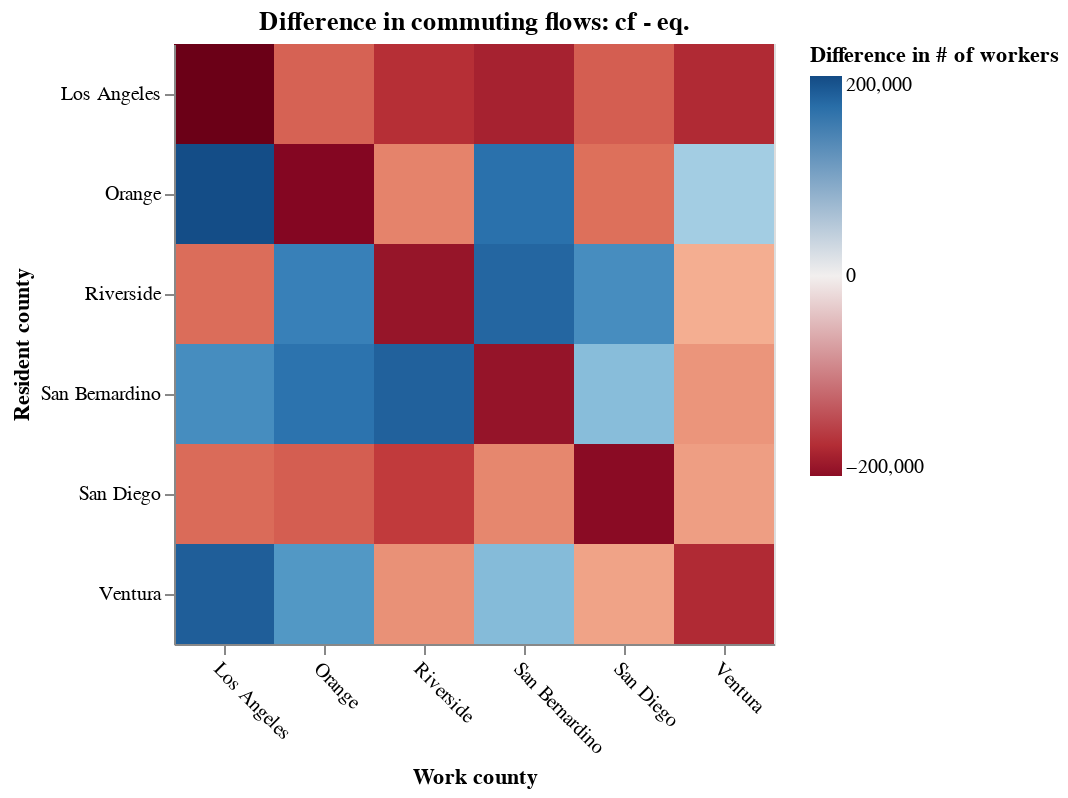

Source (notebook cell):
### Code cell
# palette = ct.palpolate(ct.nacre[:-1])[::-1]
max_val = df_compare_ij['diff_L_ij'].max() * 1.1

heatmap = (alt.Chart(df_compare_ij).mark_rect().encode(
        x=alt.X("county_i_name:N", title="Work county", axis=alt.Axis(labelAngle=45)),
        y=alt.Y("county_j_name:N", title="Resident county"),
        color=alt.Color(
            "diff_L_ij:Q",
            title="Difference in # of workers",
            scale=alt.Scale(
                scheme='redblue',type='symlog', domain=[-max_val, max_val])  # important for skewed flows
        ),
        tooltip=["county_i_name:N","county_j_name:N","diff_L_ij:Q"]
    )
    .properties(
        width=300,
        height=300,
        title="Difference in commuting flows: cf - eq."
    )
)

heatmap

### Figure 1 — Vega-Lite specification as saved in the notebook (floating-point values rounded to 4 significant figures)
{"config": {"view": {"continuousWidth": 300, "continuousHeight": 300}}, "data": {"name": "data-136c6213bed544b6a665fee7c96c2688"}, "mark": {"type": "rect"}, "encoding": {"color": {"field": "diff_L_ij", "scale": {"domain": [-356800.0, 356800.0], "scheme": "redblue", "type": "symlog"}, "title": "Difference in # of workers", "type": "quantitative"}, "tooltip": [{"field": "county_i_name", "type": "nominal"}, {"field": "county_j_name", "type": "nominal"}, {"field": "diff_L_ij", "type": "quantitative"}], "x": {"axis": {"labelAngle": 45}, "field": "county_i_name", "title": "Work county", "type": "nominal"}, "y": {"field": "county_j_name", "title": "Resident county", "type": "nominal"}}, "height": 300, "title": "Difference in commuting flows: cf - eq.", "width": 300, "$schema": "https://vega.github.io/schema/vega-lite/v5.20.1.json", "datasets": {"data-136c6213bed544b6a665fee7c96c2688": [{"county_i_name": "Los Angeles", "county_j_name": "Los Angeles", "L_ij_data": 4429523, "L_ij_cf": 2548000.0, "U_ij_eq": 0.265, "U_ij_cf": 0.245, "pi_ij_cond_eq": 0.771, "pi_ij_cond_cf": 0.771, "pi_ij_joint_eq": 0.3578, "pi_ij_joint_cf": 0.3578, "diff_U_ij": -0.02, "diff_pi_ij_joint": 0.0, "diff_pi_ij_cond": 0.0, "diff_L_ij": -1881000.0}, {"county_i_name": "Orange", "county_j_name": "Los Angeles", "L_ij_data": 180250, "L_ij_cf": 175800.0, "U_ij_eq": -2.388, "U_ij_cf": -2.388, "pi_ij_cond_eq": 0.1664, "pi_ij_cond_cf": 0.1664, "pi_ij_joint_eq": 0.02519, "pi_ij_joint_cf": 0.02519, "diff_U_ij": 0.0, "diff_pi_ij_joint": 0.0, "diff_pi_ij_cond": 0.0, "diff_L_ij": -4464.0}, {"county_i_name": "Riverside", "county_j_name": "Los Angeles", "L_ij_data": 53172, "L_ij_cf": 10550.0, "U_ij_eq": -5.388, "U_ij_cf": -5.388, "pi_ij_cond_eq": 0.01262, "pi_ij_cond_cf": 0.01262, "pi_ij_joint_eq": 0.001255, "pi_ij_joint_cf": 0.001255, "diff_U_ij": 0.0, "diff_pi_ij_joint": 0.0, "diff_pi_ij_cond": 0.0, "diff_L_ij": -42620.0}, {"county_i_name": "San Bernardino", "county_j_name": "Los Angeles", "L_ij_data": 132992, "L_ij_cf": 37540.0, "U_ij_eq": -4.05, "U_ij_cf": -4.05, "pi_ij_cond_eq": 0.05374, "pi_ij_cond_cf": 0.05374, "pi_ij_joint_eq": 0.004782, "pi_ij_joint_cf": 0.004782, "diff_U_ij": 0.0, "diff_pi_ij_joint": 0.0, "diff_pi_ij_cond": 0.0, "diff_L_ij": -95450.0}, {"county_i_name": "San Diego", "county_j_name": "Los Angeles", "L_ij_data": 6075, "L_ij_cf": 735.8, "U_ij_eq": -7.961, "U_ij_cf": -7.961, "pi_ij_cond_eq": 0.0006059, "pi_ij_cond_cf": 0.0006059, "pi_ij_joint_eq": 9.577e-05, "pi_ij_joint_cf": 9.577e-05, "diff_U_ij": 0.0, "diff_pi_ij_joint": 0.0, "diff_pi_ij_cond": 0.0, "diff_L_ij": -5339.0}, {"county_i_name": "Ventura", "county_j_name": "Los Angeles", "L_ij_data": 66180, "L_ij_cf": 7807.0, "U_ij_eq": -5.527, "U_ij_cf": -5.527, "pi_ij_cond_eq": 0.02866, "pi_ij_cond_cf": 0.02866, "pi_ij_joint_eq": 0.001092, "pi_ij_joint_cf": 0.001092, "diff_U_ij": 0.0, "diff_pi_ij_joint": 0.0, "diff_pi_ij_cond": 0.0, "diff_L_ij": -58370.0}, {"county_i_name": "Los Angeles", "county_j_name": "Orange", "L_ij_data": 196169, "L_ij_cf": 520500.0, "U_ij_eq": -1.323, "U_ij_cf": -1.343, "pi_ij_cond_eq": 0.1575, "pi_ij_cond_cf": 0.1575, "pi_ij_joint_eq": 0.07308, "pi_ij_joint_cf": 0.07308, "diff_U_ij": -0.02, "diff_pi_ij_joint": 0.0, "diff_pi_ij_cond": 0.0, "diff_L_ij": 324300.0}, {"county_i_name": "Orange", "county_j_name": "Orange", "L_ij_data": 1325458, "L_ij_cf": 787600.0, "U_ij_eq": -0.8888, "U_ij_cf": -0.8888, "pi_ij_cond_eq": 0.7453, "pi_ij_cond_cf": 0.7453, "pi_ij_joint_eq": 0.1129, "pi_ij_joint_cf": 0.1129, "diff_U_ij": 0.0, "diff_pi_ij_joint": 0.0, "diff_pi_ij_cond": 0.0, "diff_L_ij": -537900.0}, {"county_i_name": "Riverside", "county_j_name": "Orange", "L_ij_data": 75863, "L_ij_cf": 74770.0, "U_ij_eq": -3.43, "U_ij_cf": -3.43, "pi_ij_cond_eq": 0.08945, "pi_ij_cond_cf": 0.08945, "pi_ij_joint_eq": 0.008894, "pi_ij_joint_cf": 0.008894, "diff_U_ij": 0.0, "diff_pi_ij_joint": 0.0, "diff_pi_ij_cond": 0.0, "diff_L_ij": -1090.0}, {"county_i_name": "San Bernardino", "county_j_name": "Orange", "L_ij_data": 37327, "L_ij_cf": 79220.0, "U_ij_eq": -3.303, "U_ij_cf": -3.303, "pi_ij_cond_eq": 0.1134, "pi_ij_cond_cf": 0.1134, "pi_ij_joint_eq": 0.01009, "pi_ij_joint_cf": 0.01009, "diff_U_ij": 0.0, "diff_pi_ij_joint": 0.0, "diff_pi_ij_cond": 0.0, "diff_L_ij": 41900.0}, {"county_i_name": "San Diego", "county_j_name": "Orange", "L_ij_data": 12120, "L_ij_cf": 9544.0, "U_ij_eq": -5.398, "U_ij_cf": -5.398, "pi_ij_cond_eq": 0.007859, "pi_ij_cond_cf": 0.007859, "pi_ij_joint_eq": 0.001242, "pi_ij_joint_cf": 0.001242, "diff_U_ij": 0.0, "diff_pi_ij_joint": 0.0, "diff_pi_ij_cond": 0.0, "diff_L_ij": -2576.0}, {"county_i_name": "Ventura", "county_j_name": "Orange", "L_ij_data": 576, "L_ij_cf": 697.3, "U_ij_eq": -7.942, "U_ij_cf": -7.942, "pi_ij_cond_eq": 0.00256, "pi_ij_cond_cf": 0.00256, "pi_ij_joint_eq": 9.756e-05, "pi_ij_joint_cf": 9.756e-05, "diff_U_ij": 0.0, "diff_pi_ij_joint": 0.0, "diff_pi_ij_cond": 0.0, "diff_L_ij": 121.3}, {"county_i_name": "Los Angeles", "county_j_name": "Riverside", "L_ij_data": 16786, "L_ij_cf": 13870.0, "U_ij_eq": -4.948, "U_ij_cf": -4.968, "pi_ij_cond_eq": 0.004197, "pi_ij_cond_cf": 0.004197, "pi_ij_joint_eq": 0.001947, "pi_ij_joint_cf": 0.001947, "diff_U_ij": -0.02, "diff_pi_ij_joint": 0.0, "diff_pi_ij_cond": 0.0, "diff_L_ij": -2916.0}, {"county_i_name": "Orange", "county_j_name": "Riverside", "L_ij_data": 16208, "L_ij_cf": 33200.0, "U_ij_eq": -4.055, "U_ij_cf": -4.055, "pi_ij_cond_eq": 0.03141, "pi_ij_cond_cf": 0.03141, "pi_ij_joint_eq": 0.004757, "pi_ij_joint_cf": 0.004757, "diff_U_ij": 0.0, "diff_pi_ij_joint": 0.0, "diff_pi_ij_cond": 0.0, "diff_L_ij": 16990.0}, {"county_i_name": "Riverside", "county_j_name": "Riverside", "L_ij_data": 725518, "L_ij_cf": 513900.0, "U_ij_eq": -1.502, "U_ij_cf": -1.502, "pi_ij_cond_eq": 0.6147, "pi_ij_cond_cf": 0.6147, "pi_ij_joint_eq": 0.06112, "pi_ij_joint_cf": 0.06112, "diff_U_ij": 0.0, "diff_pi_ij_joint": 0.0, "diff_pi_ij_cond": 0.0, "diff_L_ij": -211700.0}, {"county_i_name": "San Bernardino", "county_j_name": "Riverside", "L_ij_data": 78508, "L_ij_cf": 153900.0, "U_ij_eq": -2.639, "U_ij_cf": -2.639, "pi_ij_cond_eq": 0.2203, "pi_ij_cond_cf": 0.2203, "pi_ij_joint_eq": 0.0196, "pi_ij_joint_cf": 0.0196, "diff_U_ij": 0.0, "diff_pi_ij_joint": 0.0, "diff_pi_ij_cond": 0.0, "diff_L_ij": 75380.0}, {"county_i_name": "San Diego", "county_j_name": "Riverside", "L_ij_data": 6989, "L_ij_cf": 14470.0, "U_ij_eq": -4.982, "U_ij_cf": -4.982, "pi_ij_cond_eq": 0.01191, "pi_ij_cond_cf": 0.01191, "pi_ij_joint_eq": 0.001883, "pi_ij_joint_cf": 0.001883, "diff_U_ij": 0.0, "diff_pi_ij_joint": 0.0, "diff_pi_ij_cond": 0.0, "diff_L_ij": 7478.0}, {"county_i_name": "Ventura", "county_j_name": "Riverside", "L_ij_data": 177, "L_ij_cf": 14.97, "U_ij_eq": -11.78, "U_ij_cf": -11.78, "pi_ij_cond_eq": 5.495e-05, "pi_ij_cond_cf": 5.495e-05, "pi_ij_joint_eq": 2.094e-06, "pi_ij_joint_cf": 2.094e-06, "diff_U_ij": 0.0, "diff_pi_ij_joint": 0.0, "diff_pi_ij_cond": 0.0, "diff_L_ij": -162.0}, {"county_i_name": "Los Angeles", "county_j_name": "San Bernardino", "L_ij_data": 60779, "L_ij_cf": 68370.0, "U_ij_eq": -3.353, "U_ij_cf": -3.373, "pi_ij_cond_eq": 0.02069, "pi_ij_cond_cf": 0.02069, "pi_ij_joint_eq": 0.009599, "pi_ij_joint_cf": 0.009599, "diff_U_ij": -0.02, "diff_pi_ij_joint": 0.0, "diff_pi_ij_cond": 0.0, "diff_L_ij": 7590.0}, {"county_i_name": "Orange", "county_j_name": "San Bernardino", "L_ij_data": 12934, "L_ij_cf": 48730.0, "U_ij_eq": -3.671, "U_ij_cf": -3.671, "pi_ij_cond_eq": 0.04612, "pi_ij_cond_cf": 0.04612, "pi_ij_joint_eq": 0.006983, "pi_ij_joint_cf": 0.006983, "diff_U_ij": 0.0, "diff_pi_ij_joint": 0.0, "diff_pi_ij_cond": 0.0, "diff_L_ij": 35800.0}, {"county_i_name": "Riverside", "county_j_name": "San Bernardino", "L_ij_data": 113716, "L_ij_cf": 213200.0, "U_ij_eq": -2.382, "U_ij_cf": -2.382, "pi_ij_cond_eq": 0.2551, "pi_ij_cond_cf": 0.2551, "pi_ij_joint_eq": 0.02536, "pi_ij_joint_cf": 0.02536, "diff_U_ij": 0.0, "diff_pi_ij_joint": 0.0, "diff_pi_ij_cond": 0.0, "diff_L_ij": 99500.0}, {"county_i_name": "San Bernardino", "county_j_name": "San Bernardino", "L_ij_data": 657249, "L_ij_cf": 425100.0, "U_ij_eq": -1.623, "U_ij_cf": -1.623, "pi_ij_cond_eq": 0.6085, "pi_ij_cond_cf": 0.6085, "pi_ij_joint_eq": 0.05414, "pi_ij_joint_cf": 0.05414, "diff_U_ij": 0.0, "diff_pi_ij_joint": 0.0, "diff_pi_ij_cond": 0.0, "diff_L_ij": -232200.0}, {"county_i_name": "San Diego", "county_j_name": "San Bernardino", "L_ij_data": 1209, "L_ij_cf": 1599.0, "U_ij_eq": -7.185, "U_ij_cf": -7.185, "pi_ij_cond_eq": 0.001316, "pi_ij_cond_cf": 0.001316, "pi_ij_joint_eq": 0.0002081, "pi_ij_joint_cf": 0.0002081, "diff_U_ij": 0.0, "diff_pi_ij_joint": 0.0, "diff_pi_ij_cond": 0.0, "diff_L_ij": 389.5}, {"county_i_name": "Ventura", "county_j_name": "San Bernardino", "L_ij_data": 586, "L_ij_cf": 88.86, "U_ij_eq": -10.0, "U_ij_cf": -10.0, "pi_ij_cond_eq": 0.0003262, "pi_ij_cond_cf": 0.0003262, "pi_ij_joint_eq": 1.243e-05, "pi_ij_joint_cf": 1.243e-05, "diff_U_ij": 0.0, "diff_pi_ij_joint": 0.0, "diff_pi_ij_cond": 0.0, "diff_L_ij": -497.1}, {"county_i_name": "Los Angeles", "county_j_name": "San Diego", "L_ij_data": 4724, "L_ij_cf": 1557.0, "U_ij_eq": -7.135, "U_ij_cf": -7.155, "pi_ij_cond_eq": 0.0004712, "pi_ij_cond_cf": 0.0004712, "pi_ij_joint_eq": 0.0002186, "pi_ij_joint_cf": 0.0002186, "diff_U_ij": -0.02, "diff_pi_ij_joint": 0.0, "diff_pi_ij_cond": 0.0, "diff_L_ij": -3167.0}, {"county_i_name": "Orange", "county_j_name": "San Diego", "L_ij_data": 12094, "L_ij_cf": 6822.0, "U_ij_eq": -5.638, "U_ij_cf": -5.638, "pi_ij_cond_eq": 0.006456, "pi_ij_cond_cf": 0.006456, "pi_ij_joint_eq": 0.0009775, "pi_ij_joint_cf": 0.0009775, "diff_U_ij": 0.0, "diff_pi_ij_joint": 0.0, "diff_pi_ij_cond": 0.0, "diff_L_ij": -5272.0}, {"county_i_name": "Riverside", "county_j_name": "San Diego", "L_ij_data": 47073, "L_ij_cf": 23290.0, "U_ij_eq": -4.596, "U_ij_cf": -4.596, "pi_ij_cond_eq": 0.02787, "pi_ij_cond_cf": 0.02787, "pi_ij_joint_eq": 0.002771, "pi_ij_joint_cf": 0.002771, "diff_U_ij": 0.0, "diff_pi_ij_joint": 0.0, "diff_pi_ij_cond": 0.0, "diff_L_ij": -23780.0}, {"county_i_name": "San Bernardino", "county_j_name": "San Diego", "L_ij_data": 2796, "L_ij_cf": 1858.0, "U_ij_eq": -7.056, "U_ij_cf": -7.056, "pi_ij_cond_eq": 0.002659, "pi_ij_cond_cf": 0.002659, "pi_ij_joint_eq": 0.0002366, "pi_ij_joint_cf": 0.0002366, "diff_U_ij": 0.0, "diff_pi_ij_joint": 0.0, "diff_pi_ij_cond": 0.0, "diff_L_ij": -938.4}, {"county_i_name": "San Diego", "county_j_name": "San Diego", "L_ij_data": 1588755, "L_ij_cf": 1188000.0, "U_ij_eq": -0.5738, "U_ij_cf": -0.5738, "pi_ij_cond_eq": 0.9783, "pi_ij_cond_cf": 0.9783, "pi_ij_joint_eq": 0.1546, "pi_ij_joint_cf": 0.1546, "diff_U_ij": 0.0, "diff_pi_ij_joint": 0.0, "diff_pi_ij_cond": 0.0, "diff_L_ij": -400700.0}, {"county_i_name": "Ventura", "county_j_name": "San Diego", "L_ij_data": 333, "L_ij_cf": 2.775, "U_ij_eq": -13.47, "U_ij_cf": -13.47, "pi_ij_cond_eq": 1.019e-05, "pi_ij_cond_cf": 1.019e-05, "pi_ij_joint_eq": 3.883e-07, "pi_ij_joint_cf": 3.883e-07, "diff_U_ij": 0.0, "diff_pi_ij_joint": 0.0, "diff_pi_ij_cond": 0.0, "diff_L_ij": -330.2}, {"county_i_name": "Los Angeles", "county_j_name": "Ventura", "L_ij_data": 34298, "L_ij_cf": 152400.0, "U_ij_eq": -2.552, "U_ij_cf": -2.572, "pi_ij_cond_eq": 0.0461, "pi_ij_cond_cf": 0.0461, "pi_ij_joint_eq": 0.02139, "pi_ij_joint_cf": 0.02139, "diff_U_ij": -0.02, "diff_pi_ij_joint": 0.0, "diff_pi_ij_cond": -2.082e-17, "diff_L_ij": 118100.0}, {"county_i_name": "Orange", "county_j_name": "Ventura", "L_ij_data": 605, "L_ij_cf": 4596.0, "U_ij_eq": -6.032, "U_ij_cf": -6.032, "pi_ij_cond_eq": 0.00435, "pi_ij_cond_cf": 0.00435, "pi_ij_joint_eq": 0.0006586, "pi_ij_joint_cf": 0.0006586, "diff_U_ij": 0.0, "diff_pi_ij_joint": 0.0, "diff_pi_ij_cond": 0.0, "diff_L_ij": 3991.0}, {"county_i_name": "Riverside", "county_j_name": "Ventura", "L_ij_data": 824, "L_ij_cf": 222.3, "U_ij_eq": -9.248, "U_ij_cf": -9.248, "pi_ij_cond_eq": 0.0002659, "pi_ij_cond_cf": 0.0002659, "pi_ij_joint_eq": 2.644e-05, "pi_ij_joint_cf": 2.644e-05, "diff_U_ij": 0.0, "diff_pi_ij_joint": 0.0, "diff_pi_ij_cond": 0.0, "diff_L_ij": -601.7}, {"county_i_name": "San Bernardino", "county_j_name": "Ventura", "L_ij_data": 512, "L_ij_cf": 952.2, "U_ij_eq": -7.724, "U_ij_cf": -7.724, "pi_ij_cond_eq": 0.001363, "pi_ij_cond_cf": 0.001363, "pi_ij_joint_eq": 0.0001213, "pi_ij_joint_cf": 0.0001213, "diff_U_ij": 0.0, "diff_pi_ij_joint": 0.0, "diff_pi_ij_cond": 0.0, "diff_L_ij": 440.2}, {"county_i_name": "San Diego", "county_j_name": "Ventura", "L_ij_data": 295, "L_ij_cf": 25.59, "U_ij_eq": -11.32, "U_ij_cf": -11.32, "pi_ij_cond_eq": 2.107e-05, "pi_ij_cond_cf": 2.107e-05, "pi_ij_joint_eq": 3.331e-06, "pi_ij_joint_cf": 3.331e-06, "diff_U_ij": 0.0, "diff_pi_ij_joint": 0.0, "diff_pi_ij_cond": 0.0, "diff_L_ij": -269.4}, {"county_i_name": "Ventura", "county_j_name": "Ventura", "L_ij_data": 321696, "L_ij_cf": 263800.0, "U_ij_eq": -2.006, "U_ij_cf": -2.006, "pi_ij_cond_eq": 0.9684, "pi_ij_cond_cf": 0.9684, "pi_ij_joint_eq": 0.03691, "pi_ij_joint_cf": 0.03691, "diff_U_ij": 0.0, "diff_pi_ij_joint": 0.0, "diff_pi_ij_cond": 0.0, "diff_L_ij": -57880.0}]}}
